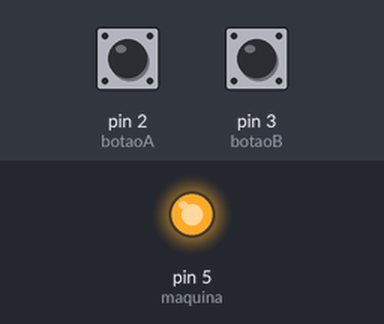
The sketch below on a simulated Arduino Uno, built with avr-gcc and run on an emulated ATmega328P. On the bench: output pins drawn as LEDs (lit = HIGH). The inputs (shaded band) are chosen by the test bench; at power-on: pin 2 (botaoA) HIGH, pin 3 (botaoB) HIGH.

Above: at 1.2 s.
1.3 s: pin 2 (botaoA) pulled LOW for 0.15 s
At 2.5 s:
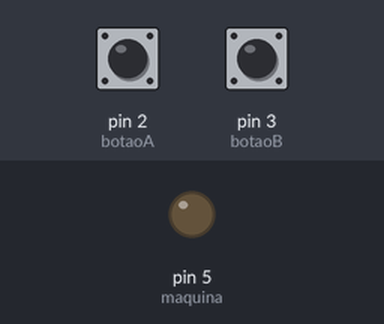
Timing chart, 0 to 4.3 s (numbered marks = the images above; inputs shaded):
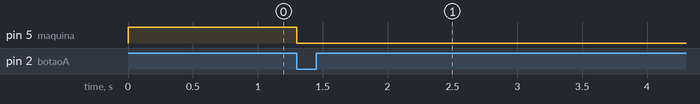

The sketch:

AcionamentoBimanual200ms.ino
```cpp
const int botaoA = 2;
const int botaoB = 3;
const int maquina = 5;

unsigned long tA = 0;
unsigned long tB = 0;

void setup() {
  pinMode(botaoA, INPUT_PULLUP);
  pinMode(botaoB, INPUT_PULLUP);
  pinMode(maquina, OUTPUT);
}

void loop() {
  if (digitalRead(botaoA) == LOW) tA = millis();
  if (digitalRead(botaoB) == LOW) tB = millis();

  if (abs((long)(tA - tB)) <= 200) {
    digitalWrite(maquina, HIGH);
  } else {
    digitalWrite(maquina, LOW);
  }
}
```

Measured:
- after the input at 1.3 s, pin 5 (maquina): HIGH → LOW at once
